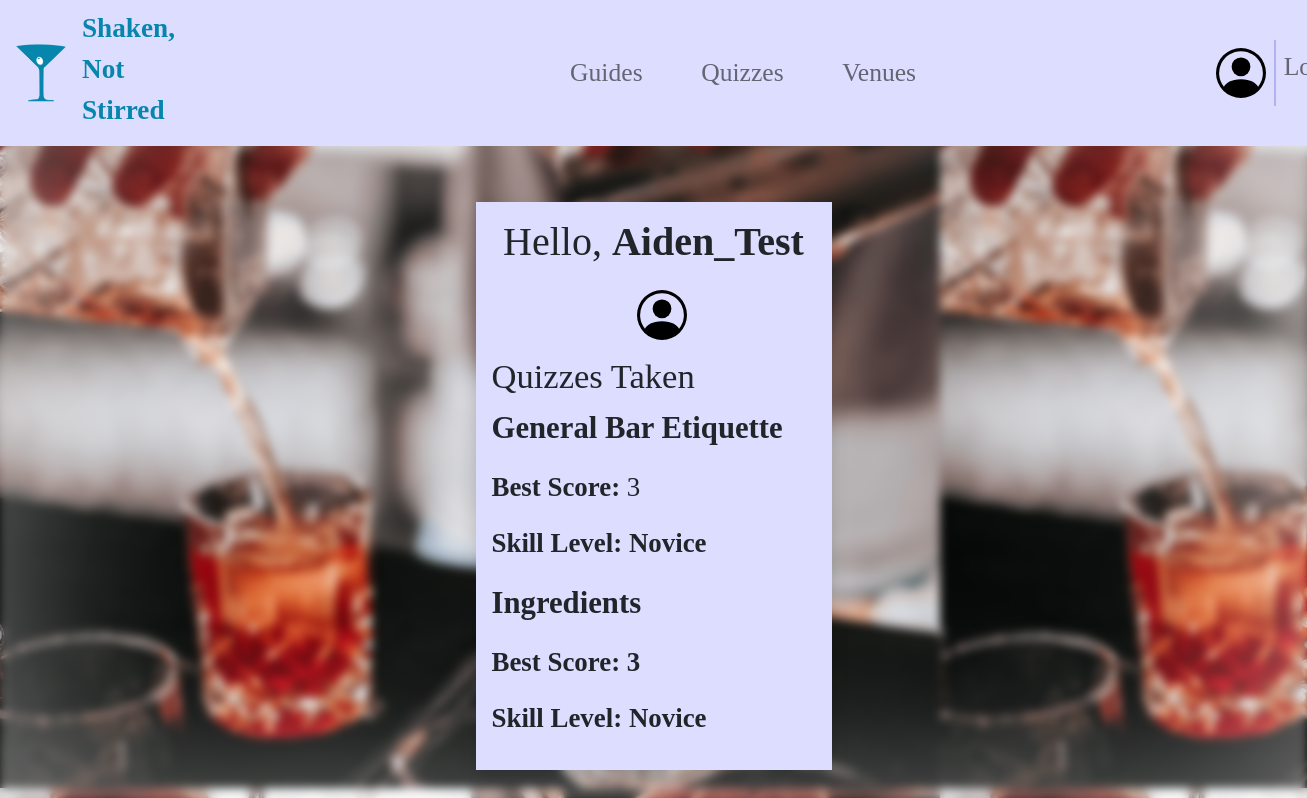
The app's page /Account.php (signed in) with its own data.
### tables this page shows
CREATE TABLE `user` (
  `username` varchar(50) NOT NULL,
  `gender` varchar(6) NOT NULL,
  `email` varchar(50) NOT NULL,
  `password` varchar(255) NOT NULL,
  `security_question` varchar(50) NOT NULL,
  `security_answer` varchar(30) NOT NULL
);

### Account.php (the view, shortened to what this page needs)
<?php
if (!isset($_SESSION['Email'])) {
	header("Location: Login.php");
} else {
	$sessionemail = $_SESSION['Email'];
	require_once "phpconnect.php";
	$sql = mysqli_query($conn, "Select distinct u.username, u.gender, u.email, q.title, qt.score, qt.date From user u left join quiz_taken qt on u.username = qt.username Inner join quiz q on q.quiz_id = qt.quiz_id where u.email = '$sessionemail' order by q.title");
	$sql2 =  mysqli_query($conn, "Select distinct username From user where email = '$sessionemail'");
	$username = mysqli_fetch_array($sql2, MYSQLI_ASSOC)['username'];
	$numresults = mysqli_num_rows($sql);
} ?>
<!DOCTYPE html>
<html>
<head>
	<link rel="stylesheet" href="https://cdn.jsdelivr.net/npm/bootstrap@4.0.0/dist/css/bootstrap.min.css"
>
	<link rel="stylesheet" type="text/css" href="style.css" />
	<link rel="stylesheet" href="https://cdn.jsdelivr.net/npm/bootstrap@5.0.0-beta1/dist/css/bootstrap.min.css" />
</head>
<body>
	<header>
		<?php
		include 'Header.php';
		?>
	</header>
	<div class="container">
		<div class="row justify-content-center mt-5">
			<div class="col-lg-4 col-md-6 col-sm-6">
				<div class="content shadow">
					<div class="modalFont text-center">
						<h1 class="p-3">Hello, <b><?php echo $username ?></b></h1>
						<img style='margin-left: 5%; display: inline;' src="Icons/person-circle.svg" width="50rem" alt="My Account">
					</div>
					<div class="modalFont card-body">
						<h2 style='font-size:180%'>Quizzes Taken</h2>
						<?php
						if ($numresults == 0) {
							?><p class="modalFont"><b>You haven't taken any quizzes yet</b></p>
						<?php }
						else {
							while ($row = mysqli_fetch_array($sql)) {
								$score = $row["score"];
								if ($score == 10) {
									$skill = "Expert";
								} elseif ($score > 6) {
									$skill = "Proficient";
								} elseif ($score > 3) {
									$skill = "Proficient";
								} elseif ($score == NULL) {
									$skill = "Not started";
								} else {
									$skill = "Novice";
								}
							?>
								<p class="modalFont" style='font-size:160%'><b><?php echo $row["title"]?></b></p>
								<p class="modalFont" style='font-size:140%'><b>Best Score: </b><?php echo $row["score"] ?><b></p>
								<p class="modalFont" style='font-size:140%'> <b>Skill Level: </b><?php echo $skill ?></p>
						<?php }} ?>
					</div>
				</div>
			</div>
		</div>
	</div>
</body>
</html>

### style.css (style rules this page uses)
body { background-attachment: fixed; background-image: url("Icons/background.png"); }
body:before { content: ''; position: fixed; top: 0; left: 0; right: 0; bottom: 0; box-shadow: inset 0 0 12.5rem rgba(255, 255, 255, .5); filter: blur(0.3rem); background: inherit; }
.modalFont { font-family: "Goudy Bookletter 1911"; font-size: 120%; }
.content { margin: 2% auto auto auto !important; display: block !important; background-color: #ddddff !important; }

### records on screen
user: username "Aiden_Test", title "General Bar Etiquette", score "3", skill "Novice", title "Ingredients"
